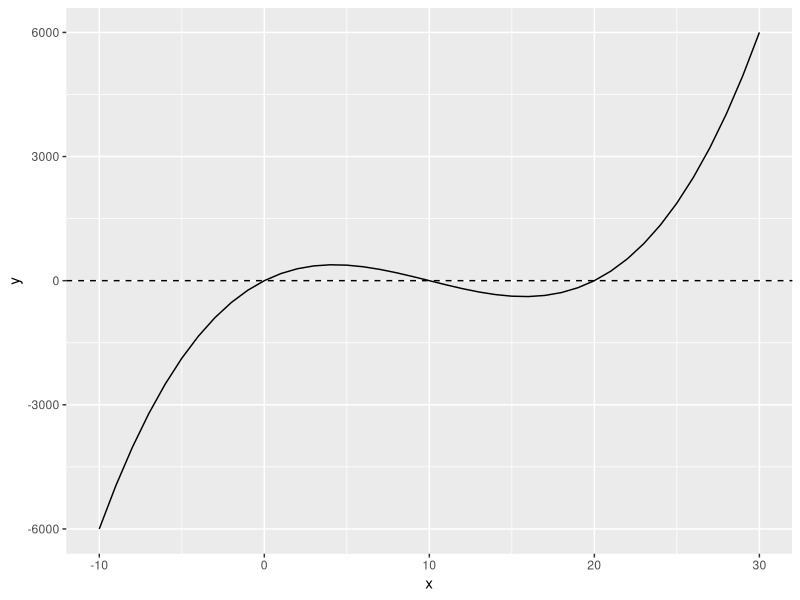
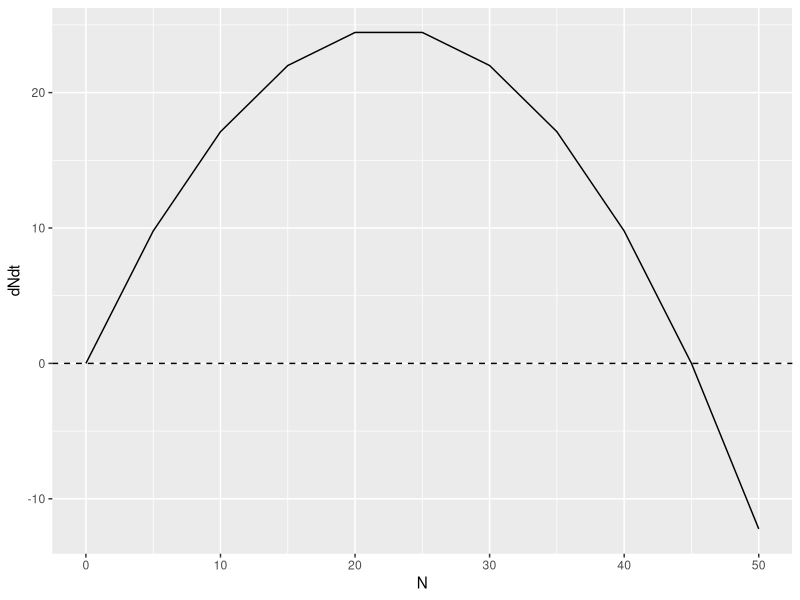
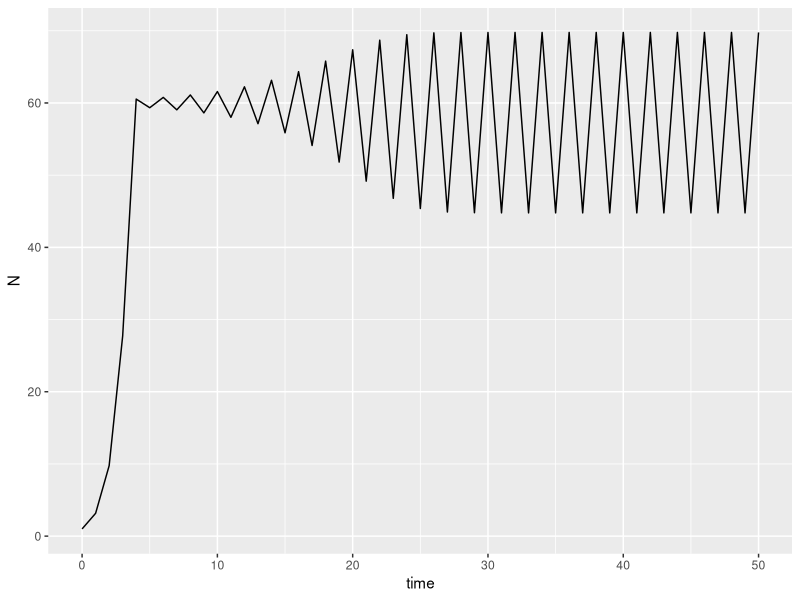
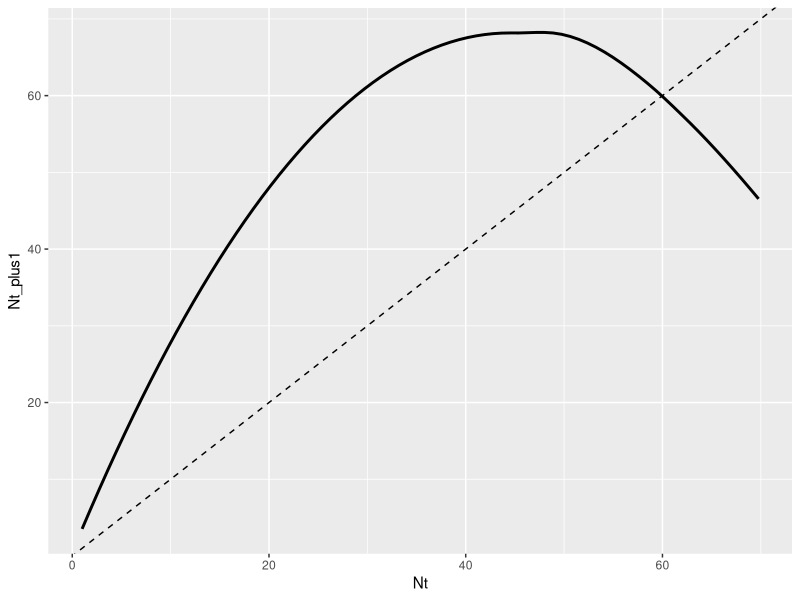

These figures' R source, in order:

library(tidyverse)

# 1 - Change in growth rate over N

# Define an equation
eq <- function(x) x*(10-x)*(20-x)

# Plot the x values and y values
tibble(x = seq(from = -10, to = 30, by = 1),
       y = sapply(x, function(x) eq(x))) %>%
  ggplot(aes(x = x, y = y)) + 
  geom_hline(linetype = "dashed", yintercept = 0) +
  geom_line()

# Define the logistic growth equation
log_growth <- function(N, rmax, K) rmax*N*(1-N/K)

# Define rates/state variables
Nt <- seq(from = 0, to = 50, by = 5)
K = 45
rmax = 2.2

# Plot the growth rate over N
tibble(N = Nt,
       dNdt = sapply(Nt, function(x) log_growth(N = x, K = K, rmax = rmax))) %>%
  ggplot(aes(x = N, y = dNdt)) + 
  geom_hline(linetype = "dashed", yintercept = 0) +
  geom_line()

# 2- Complex dynamics in discrete growth over time

# Function to estimate growth over time
log_disc_growth <- function(N0, t, rd, K) {
  
  pop_sizes <- vector(mode = "numeric", length = t +1)
  pop_sizes[1] <- N0
  
  for(i in 2:length(pop_sizes)) {
    Nt <- pop_sizes[i-1] + pop_sizes[i-1]*rd*(1-pop_sizes[i-1]/K)
    pop_sizes[i] <- Nt
  }
  
  return(pop_sizes)
  
}

# Set rates and state variables
N0 = 1
t = 50
rd = 2.2
K = 60

# Plot the population size over time
tibble(time = seq(from = 0, to = t, length.out = t +1),
       N = log_disc_growth(N0 = N0, t = t, K = K, rd = rd)) %>%
  ggplot(aes(x = time, y = N)) + 
  geom_line()

# 2- Complex dynamics - graphing Nt+1 over Nt
tibble(replacement = log_disc_growth(N0 = N0, t = t, K = K, rd = rd)[-t+1],
       Nt = log_disc_growth(N0 = N0, t = t, K = K, rd = rd)[-t+1],
       Nt_plus1 = log_disc_growth(N0 = N0, t = t, K = K, rd = rd)[-1]) %>%
  ggplot(aes(x = Nt, y = Nt_plus1)) +
  geom_abline(intercept = 0, slope = 1, linetype = "dashed") +
  geom_smooth(se = F, colour = "black")
